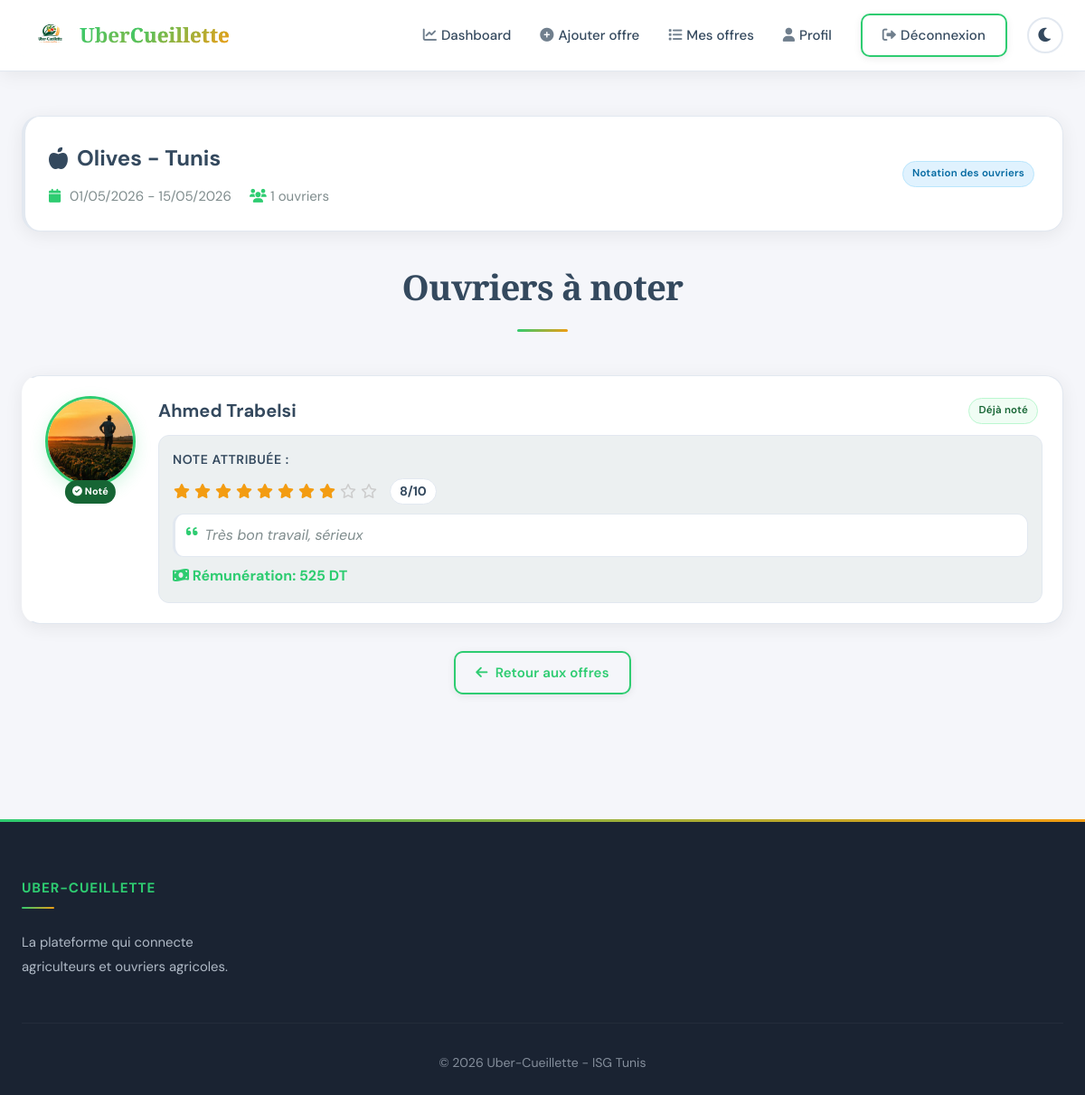
The app's page /src/agriculteur/noter-ouvriers.php?offre=1 (signed in) with its own data.
### tables this page shows
CREATE TABLE IF NOT EXISTS `uber_cueillette_offre` (
  `id_offre` int NOT NULL AUTO_INCREMENT,
  `id_type_fruit` int NOT NULL,
  `id_gouvernorat` int NOT NULL,
  `adresse` varchar(50) NOT NULL,
  `date_debut` date NOT NULL,
  `date_fin` date NOT NULL,
  `nombre_ouvriers` int NOT NULL,
  `prix_journee` float NOT NULL,
  `description` TEXT,
  `date_limite` date NOT NULL,
  `id_agriculteur` int NOT NULL,
  PRIMARY KEY (`id_offre`),
  KEY `fk_offre_type_fruit` (`id_type_fruit`),
  KEY `fk_offre_gouvernorat` (`id_gouvernorat`),
  KEY `fk_offre_agriculteur` (`id_agriculteur`)
);

CREATE TABLE IF NOT EXISTS `uber_cueillette_type_fruit` (
  `id_type_fruit` int NOT NULL AUTO_INCREMENT,
  `libelle` varchar(20) NOT NULL,
  PRIMARY KEY (`id_type_fruit`)
);

CREATE TABLE IF NOT EXISTS `uber_cueillette_gouvernorat` (
  `id_gouvernorat` int NOT NULL AUTO_INCREMENT,
  `libelle` varchar(30) NOT NULL,
  PRIMARY KEY (`id_gouvernorat`)
);

CREATE TABLE IF NOT EXISTS `uber_cueillette_candidature` (
  `id_candidature` int NOT NULL AUTO_INCREMENT,
  `id_offre` int NOT NULL,
  `id_ouvrier` int NOT NULL,
  `decision` enum('en_attente','acceptee','refusee') DEFAULT 'en_attente',
  `date_candidature` timestamp NULL DEFAULT CURRENT_TIMESTAMP,
  `note` int DEFAULT NULL,
  `commentaire` varchar(50) DEFAULT NULL,
  `remuneration` float DEFAULT NULL,
  PRIMARY KEY (`id_candidature`),
  KEY `fk_candidature_offre` (`id_offre`),
  KEY `fk_candidature_ouvrier` (`id_ouvrier`)
);

CREATE TABLE IF NOT EXISTS `uber_cueillette_ouvrier` (
  `id_ouvrier` int NOT NULL AUTO_INCREMENT,
  `nom` varchar(30) NOT NULL,
  `prenom` varchar(30) NOT NULL,
  `CIN` varchar(8) NOT NULL,
  `email` varchar(30) NOT NULL,
  `photo` longblob,
  `description` varchar(100) DEFAULT NULL,
  `pseudo` varchar(30) NOT NULL,
  `password` varchar(255) NOT NULL,
  PRIMARY KEY (`id_ouvrier`),
  UNIQUE KEY `CIN` (`CIN`),
  UNIQUE KEY `email` (`email`),
  UNIQUE KEY `pseudo` (`pseudo`)
);

### src/agriculteur/noter-ouvriers.php (the view, shortened to what this page needs)
<?php
require_once('../config/database.php');
$id_agriculteur = $_SESSION['user_id'];
$id_offre = isset($_GET['offre']) ? intval($_GET['offre']) : 0;
$sql = "SELECT o.*, tf.libelle as type_fruit, g.libelle as gouvernorat
        FROM uber_cueillette_offre o
        JOIN uber_cueillette_type_fruit tf ON o.id_type_fruit = tf.id_type_fruit
        JOIN uber_cueillette_gouvernorat g ON o.id_gouvernorat = g.id_gouvernorat
        WHERE o.id_offre = ? AND o.id_agriculteur = ?";
$stmt = $pdo->prepare($sql);
$stmt->execute([$id_offre, $id_agriculteur]);
$offre = $stmt->fetch();
$sql = "SELECT c.*, ouv.nom, ouv.prenom, ouv.id_ouvrier, ouv.photo
        FROM uber_cueillette_candidature c
        JOIN uber_cueillette_ouvrier ouv ON c.id_ouvrier = ouv.id_ouvrier
        WHERE c.id_offre = ? AND c.decision = 'acceptee'";
$stmt = $pdo->prepare($sql);
$stmt->execute([$id_offre]);
$ouvriers = $stmt->fetchAll();
$stmt = $pdo->prepare("SELECT c.*, ouv.nom, ouv.prenom, ouv.id_ouvrier, ouv.photo
                        FROM uber_cueillette_candidature c
                        JOIN uber_cueillette_ouvrier ouv ON c.id_ouvrier = ouv.id_ouvrier
                        WHERE c.id_offre = ? AND c.decision = 'acceptee'
                        ORDER BY c.note IS NULL DESC, c.note DESC");
$stmt->execute([$id_offre]);
$ouvriers = $stmt->fetchAll();
function getPhoto($ouvrier) {
    $default = '../images/default-profile.jpg';
    if (empty($ouvrier['photo'])) {
        return $default;
    }
    return $default;
}
?>
<!DOCTYPE html>
<html lang="fr">
<head>
    <link rel="stylesheet" href="../css/style.css">
    <link rel="stylesheet" href="https://cdnjs.cloudflare.com/ajax/libs/font-awesome/6.0.0/css/all.min.css">
</head>
<body>
    <nav class="navbar">
        <div class="container">
            <a href="../racine/index.html" class="logo">
                <img src="../images/Uber-Cueillette-logo.png" alt="Uber-Cueillette" class="logo-img">
                <span>Uber<span>Cueillette</span></span>
            </a>
            <ul class="nav-menu">
                <li><a href="dashboard.php"><i class="fas fa-chart-line"></i> Dashboard</a></li>
                <li><a href="ajouter-offre.php"><i class="fas fa-plus-circle"></i> Ajouter offre</a></li>
                <li><a href="mes-offres.php"><i class="fas fa-list"></i> Mes offres</a></li>
                <li><a href="profil.php"><i class="fas fa-user"></i> Profil</a></li>
                <li class="nav-buttons">
                    <a href="../racine/logout.php" class="btn btn-outline"><i class="fas fa-sign-out-alt"></i> Déconnexion</a>
                    <button id="theme-toggle" class="theme-toggle">
                        <i class="fas fa-moon"></i>
                    </button>
                </li>
            </ul>
        </div>
    </nav>
    <main>
        <div class="container">
            <div class="offre-header-card">
                <div class="offre-header-content">
                    <div>
                        <h2 class="offre-header-title">
                            <i class="fas fa-apple-alt"></i> <?php echo htmlspecialchars($offre['type_fruit'] . ' - ' . $offre['gouvernorat']); ?>
                        </h2>
                        <p class="offre-header-meta">
                            <span><i class="fas fa-calendar"></i> <?php echo date('d/m/Y', strtotime($offre['date_debut'])); ?> - <?php echo date('d/m/Y', strtotime($offre['date_fin'])); ?></span>
                            <span><i class="fas fa-users"></i> <?php echo count($ouvriers); ?> ouvriers</span>
                        </p>
                    </div>
                    <div class="offre-header-badges">
                        <span class="badge badge-info">Notation des ouvriers</span>
                    </div>
                </div>
            </div>
            <h2 class="section-title">Ouvriers à noter</h2>
            <?php if (empty($ouvriers)): ?>
                <div class="empty-state">
                    <i class="fas fa-users"></i>
                    <h3>Aucun ouvrier</h3>
                    <p>Aucun ouvrier n'a été accepté pour cette offre</p>
                </div>
            <?php else: ?>
                <div class="notation-list">
                    <?php foreach($ouvriers as $o):
                        $deja_note = !is_null($o['note']);
                        $photo = getPhoto($o);
                    ?>
                    <div class="card ouvrier-card">
                        <div class="card-body">
                            <div class="ouvrier-notation-content">
                                <div class="ouvrier-notation-photo">
                                    <img src="<?php echo $photo; ?>" alt="Profile" class="profile-img"
                                        onerror="this.src='../images/default-profile.jpg'">
                                    <div class="ouvrier-statut-badge <?php echo $deja_note ? 'note-faite' : 'note-attente'; ?>">
                                        <?php if ($deja_note): ?>
                                            <i class="fas fa-check-circle"></i> Noté
                                        <?php else: ?>
                                            <i class="fas fa-clock"></i> À noter
                                        <?php endif; ?>
                                    </div>
                                </div>
                                <div class="ouvrier-notation-info">
                                    <div class="ouvrier-notation-header">
                                        <h3 class="ouvrier-notation-nom"><?php echo htmlspecialchars($o['prenom'] . ' ' . $o['nom']); ?></h3>
                                        <?php if ($deja_note): ?>
                                            <span class="badge badge-success">Déjà noté</span>
                                        <?php else: ?>
                                            <span class="badge badge-warning">En attente</span>
                                        <?php endif; ?>
                                    </div>
                                    <?php if ($deja_note): ?>
                                        <div class="note-attribuee">
                                            <span class="note-label">Note attribuée :</span>
                                            <div class="etoiles-attribuees">
                                                <?php for($i = 1; $i <= 10; $i++): ?>
                                                    <?php if ($i <= $o['note']): ?>
                                                        <i class="fas fa-star"></i>
                                                    <?php else: ?>
                                                        <i class="far fa-star"></i>
                                                    <?php endif; ?>
                                                <?php endfor; ?>
                                                <span class="note-valeur"><?php echo $o['note']; ?>/10</span>
                                            </div>
                                            <?php if (!empty($o['commentaire'])): ?>
                                            <div class="commentaire-attribue">
                                                <i class="fas fa-quote-left"></i>
                                                <?php echo htmlspecialchars($o['commentaire']); ?>
                                            </div>
                                            <?php endif; ?>
                                            <?php if (!empty($o['remuneration'])): ?>
                                            <div class="remuneration-attribuee">
                                                <i class="fas fa-money-bill-wave"></i> Rémunération: <?php echo $o['remuneration']; ?> DT
                                            </div>
                                            <?php endif; ?>
                                        </div>
                                    <?php endif; ?>
                                </div>
                            </div>
                        </div>
                    </div>
                    <?php endforeach; ?>
                </div>
            <?php endif; ?>
            <div style="text-align: center; margin: 30px 0;">
                <a href="mes-offres.php" class="btn btn-outline">
                    <i class="fas fa-arrow-left"></i> Retour aux offres
                </a>
            </div>
        </div>
    </main>
    <footer class="footer">
        <div class="container">
            <div class="footer-grid">
                <div class="footer-col">
                    <h4>Uber-Cueillette</h4>
                    <p>La plateforme qui connecte agriculteurs et ouvriers agricoles.</p>
                </div>
            </div>
            <div class="footer-bottom">
                <p>&copy; 2026 Uber-Cueillette - ISG Tunis</p>
            </div>
        </div>
    </footer>
</body>
</html>

### src/agriculteur/noter-ouvriers.php (style rules this page uses)
.etoiles-attribuees i { font-size: 1rem; margin: 0 1px; }
.etoiles-attribuees .fa-star { color: #f39c12; }
.etoiles-attribuees .fa-star-o, .etoiles-attribuees .far.fa-star { color: #ccc; }
.note-valeur { margin-left: 10px; font-weight: bold; }
.note-attribuee { background: var(--light-color); padding: 15px; border-radius: var(--border-radius); margin-top: 10px; }
.commentaire-attribue { margin-top: 10px; font-style: italic; color: var(--text-light); }
.remuneration-attribuee { margin-top: 8px; font-weight: bold; color: var(--primary-color); }

### records on screen
uber_cueillette_offre: id_type_fruit.libelle "Olives - Tunis", date_debut "01/05/2026", date_fin "15/05/2026"
uber_cueillette_candidature: shows "Noté", id_ouvrier.nom "Ahmed Trabelsi", shows "Déjà noté", note "8", commentaire "Très bon travail, sérieux", remuneration "525"

### other values on screen
count($ouvriers) "1"
